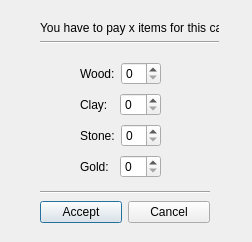
<?xml version="1.0" encoding="UTF-8"?>
<ui version="4.0">
 <class>PayCiv</class>
 <widget class="QDialog" name="PayCiv">
  <property name="geometry">
   <rect>
    <x>0</x>
    <y>0</y>
    <width>252</width>
    <height>242</height>
   </rect>
  </property>
  <property name="windowTitle">
   <string>Dialog</string>
  </property>
  <widget class="QWidget" name="layoutWidget">
   <property name="geometry">
    <rect>
     <x>80</x>
     <y>60</y>
     <width>81</width>
     <height>120</height>
    </rect>
   </property>
   <layout class="QVBoxLayout" name="resourceLayout">
    <item>
     <layout class="QHBoxLayout" name="horizontalLayout_3">
      <item>
       <widget class="QLabel" name="label">
        <property name="text">
         <string>Wood:</string>
        </property>
       </widget>
      </item>
      <item>
       <widget class="QSpinBox" name="spinBoxWood"/>
      </item>
     </layout>
    </item>
    <item>
     <layout class="QHBoxLayout" name="horizontalLayout_2">
      <item>
       <widget class="QLabel" name="label_2">
        <property name="text">
         <string>Clay:</string>
        </property>
       </widget>
      </item>
      <item>
       <widget class="QSpinBox" name="spinBoxClay"/>
      </item>
     </layout>
    </item>
    <item>
     <layout class="QHBoxLayout" name="horizontalLayout">
      <item>
       <widget class="QLabel" name="label_3">
        <property name="text">
         <string>Stone:</string>
        </property>
       </widget>
      </item>
      <item>
       <widget class="QSpinBox" name="spinBoxStone"/>
      </item>
     </layout>
    </item>
    <item>
     <layout class="QHBoxLayout" name="horizontalLayout_4">
      <item>
       <widget class="QLabel" name="label_4">
        <property name="text">
         <string>Gold:</string>
        </property>
       </widget>
      </item>
      <item>
       <widget class="QSpinBox" name="spinBoxGold"/>
      </item>
     </layout>
    </item>
   </layout>
  </widget>
  <widget class="QWidget" name="">
   <property name="geometry">
    <rect>
     <x>40</x>
     <y>190</y>
     <width>170</width>
     <height>34</height>
    </rect>
   </property>
   <layout class="QVBoxLayout" name="verticalLayout">
    <item>
     <widget class="Line" name="line">
      <property name="orientation">
       <enum>Qt::Horizontal</enum>
      </property>
     </widget>
    </item>
    <item>
     <layout class="QHBoxLayout" name="horizontalLayout_5">
      <item>
       <widget class="QPushButton" name="acceptButton">
        <property name="text">
         <string>Accept</string>
        </property>
       </widget>
      </item>
      <item>
       <widget class="QPushButton" name="cancelButton">
        <property name="text">
         <string>Cancel</string>
        </property>
       </widget>
      </item>
     </layout>
    </item>
   </layout>
  </widget>
  <widget class="QWidget" name="">
   <property name="geometry">
    <rect>
     <x>40</x>
     <y>20</y>
     <width>179</width>
     <height>24</height>
    </rect>
   </property>
   <layout class="QVBoxLayout" name="verticalLayout_2">
    <item>
     <widget class="QLabel" name="payLabel">
      <property name="text">
       <string>You have to pay x items for this card</string>
      </property>
     </widget>
    </item>
    <item>
     <widget class="Line" name="line_2">
      <property name="orientation">
       <enum>Qt::Horizontal</enum>
      </property>
     </widget>
    </item>
   </layout>
  </widget>
 </widget>
 <resources/>
 <connections/>
</ui>
